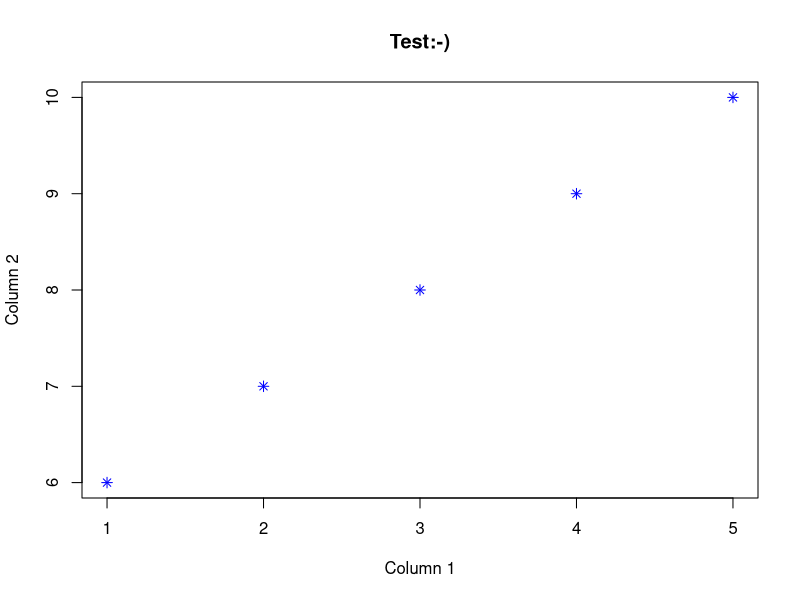
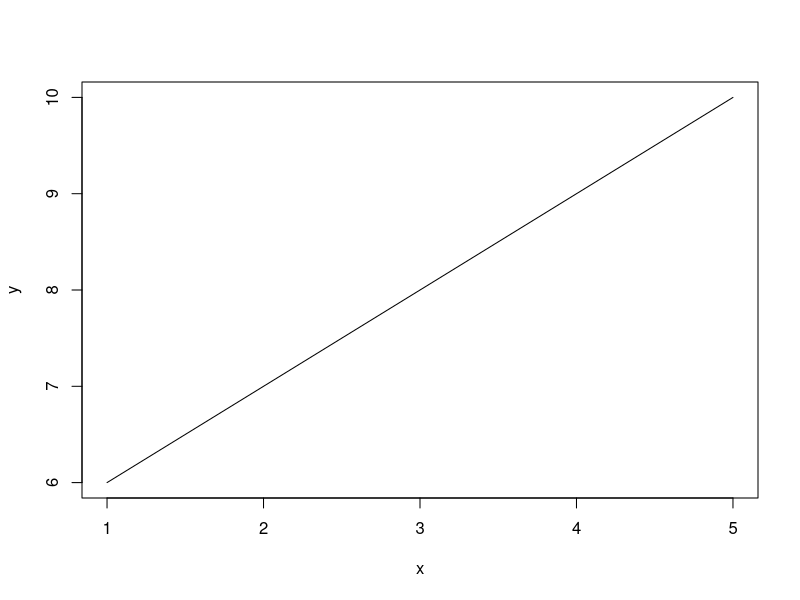
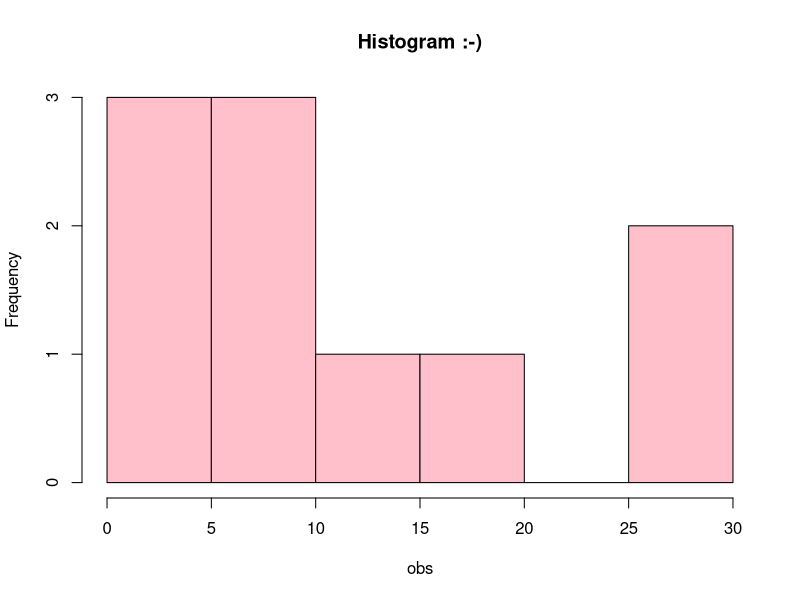
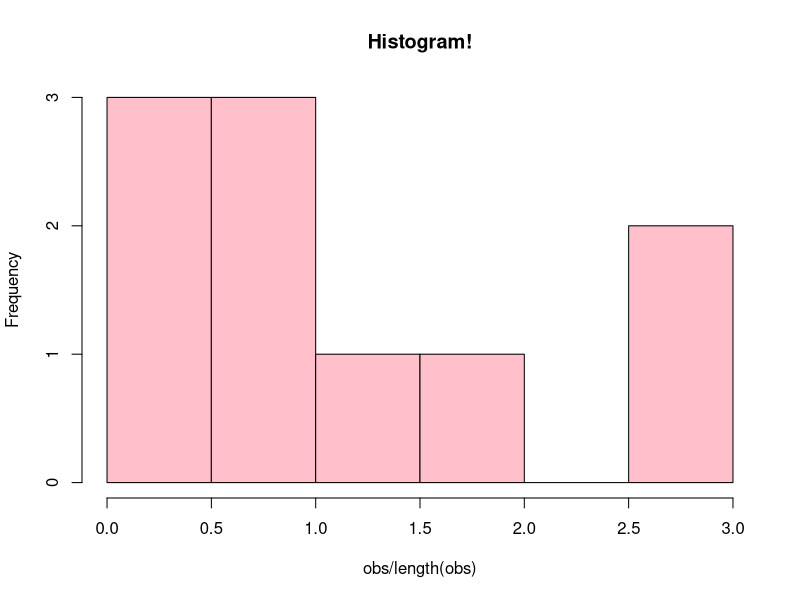
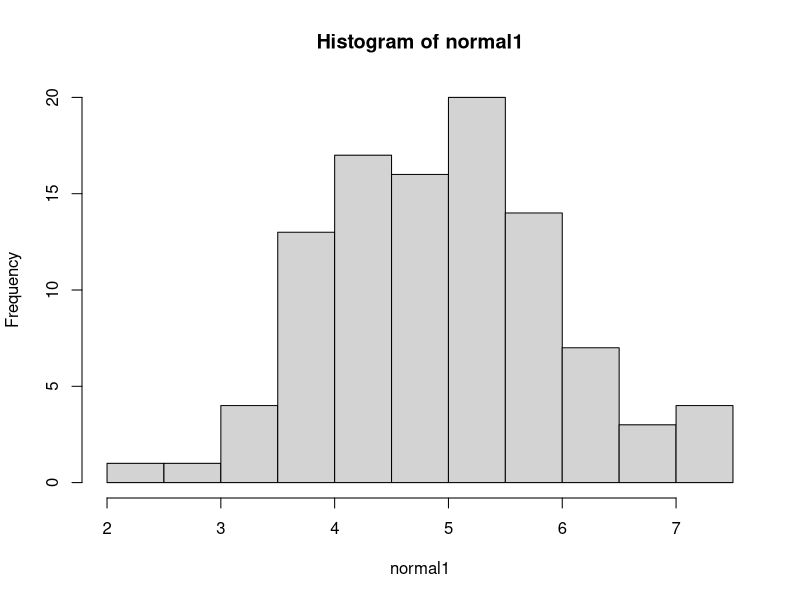
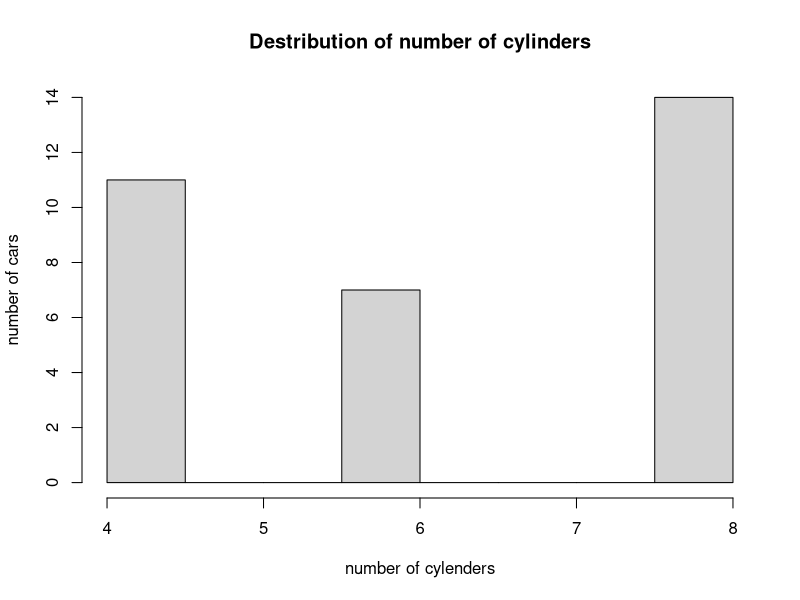

Write R code to recreate these figures, in order.
#### Workshop 2 ####

## Prelims
setwd("/Users/Emma-Marie/Documents/AU/ka_2.semester/rel_projekt/rel_projekt") # set working directory
library("psych") # open package

x<-1:5
y<- 6:10
z<- data.frame(x,y)
str(z)
z$x # check values in the x column
View(z)
View(t(z)) # transposes the data frame z (but we normally don't really use this)

## Indexing - looking at different coordinates in the data frame (row, column)
z[1,1]
z[1,2]
z[4,2]
z[4,1]
z[1,] #show the whole row 1 (across all columns)
z[,1]# show the whole column 1 (across all rows)

### Working with data

## Intuitive basic operations
plot(z, pch= 8, col = "blue", xlab = "Column 1", ylab = "Column 2", main = "Test:-)")
plot(z, type = "l") # makes graph into a line ("l")

corxy<- cor.test(z$x, z$y) # check correlation of x and y
corxy # the correlation is 1 meaning when x increases with 1 y also increases with 1.
str(corxy) # shows the structure of the corxy object

# Basic operations
obs <- c(2, 5, 5, 6, 10, 10, 12, 18, 29, 29)
sum(obs)
sum(obs)/length(obs)
mean(obs)
sd(obs) # standard deviation - the standard amount each observation deviates from the average
obs -mean(obs)
(obs-mean(obs))^2

hist(obs, main = "Histogram :-)", col = "pink") # create histogram
hist(obs/length(obs), main = "Histogram!", col = "pink")

## Draw from distribution --> simulating data
n <- 100 # number of observations/the sample size
set.seed(666) # instructs R how to randomly sample the sample, so that other people using the scripts gets the same random sample.

normal1 <- rnorm(n, 5, 1) # 5 is the mean, 1 is the standard deviation
normal1
hist(normal1)
mean(normal1) # gives mean close to 5, as we wished for

binom1 <- rbinom(n, 1, 0.7) # 1 is the index of success (here binary 0 and 1), 0.7 is the likelihood of getting the success (here 70% change of getting 1)
table(binom1) # shows the distribution of 0s and 1s
table(binom1)/n

## Prepackaged data
data("mtcars")
str(mtcars)
hist(mtcars$cyl, xlab = "number of cylenders", ylab = "number of cars", main = "Destribution of number of cylinders")
